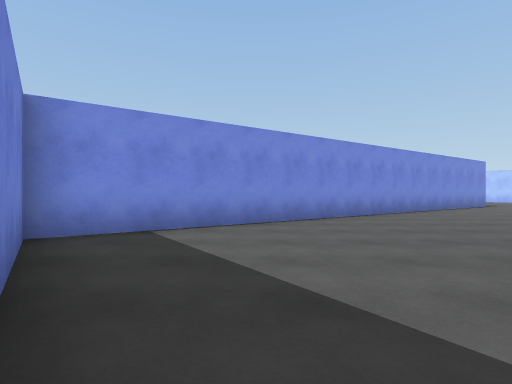
[1] (above)

19 first-person views from a walk through a Unity game level. The camera is 1.2 m above the floor, looks level and sees 80° across. The floor is counted in squares, 2 m on a side. Each view is taken from the middle of a square. On the plan, view 1 faces up. The plan holds only what a view shows up to about 9 squares ahead; the rest is blank. The place goes on beyond the plan. The player character is not drawn. Surface patterns are stand-ins for the level's own textures.

[2]
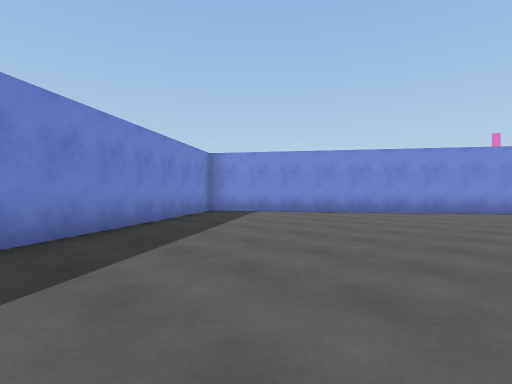

[3]
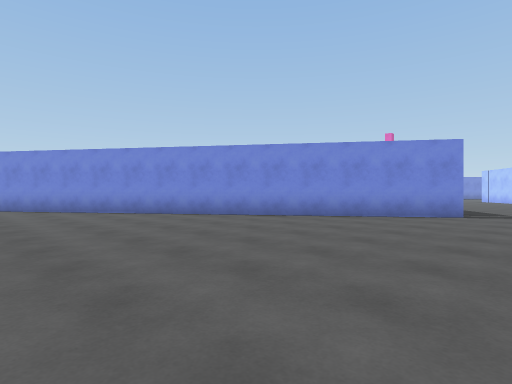

[4]
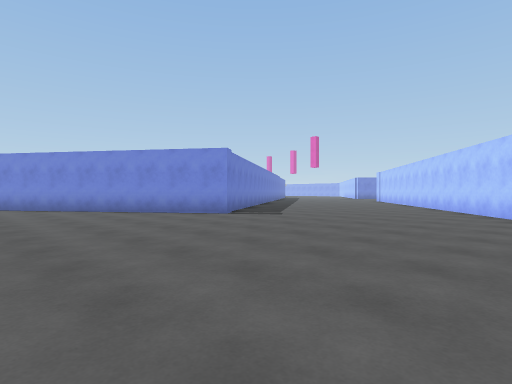

[5]
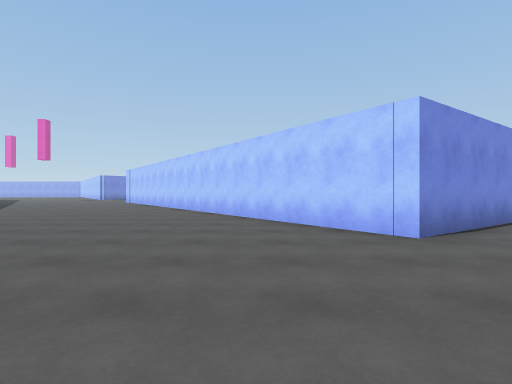

[6]
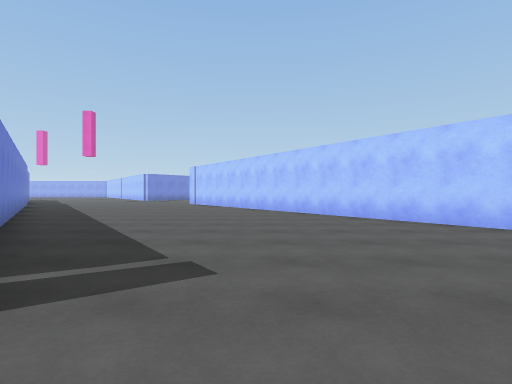

[7]
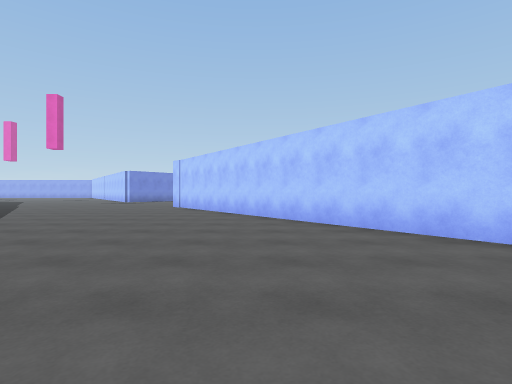

[8]
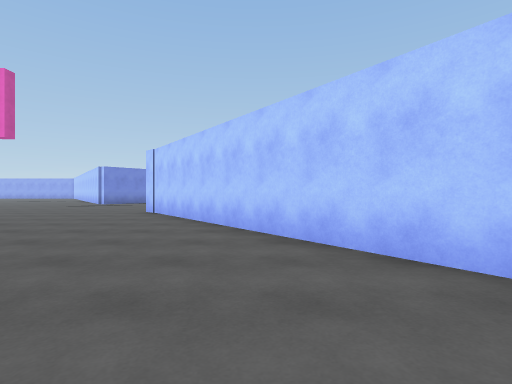

[9]
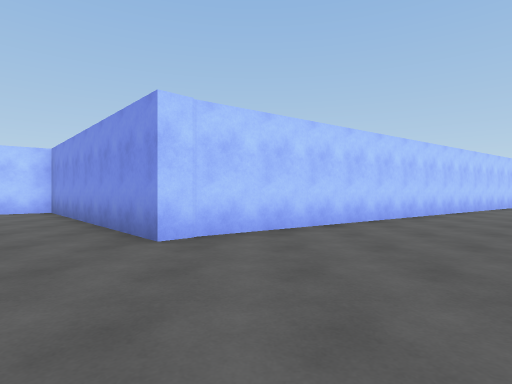

[10]
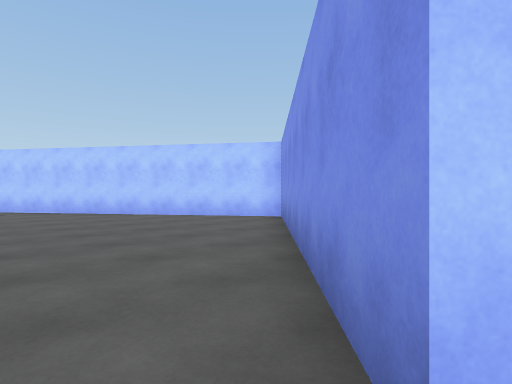

[11]
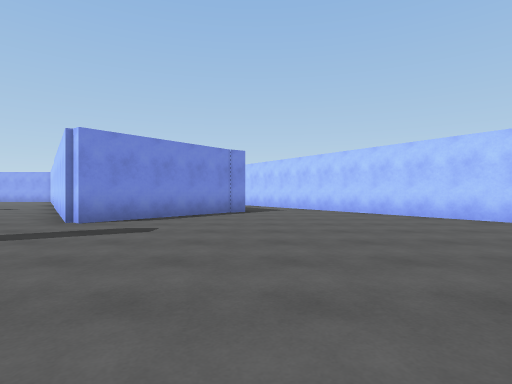

[12]
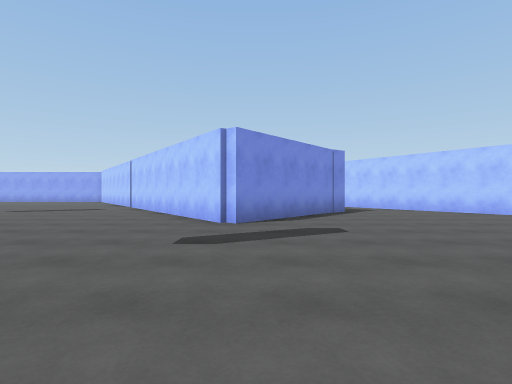

[13]
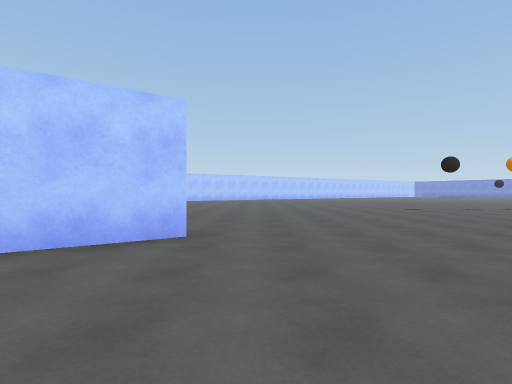

[14]
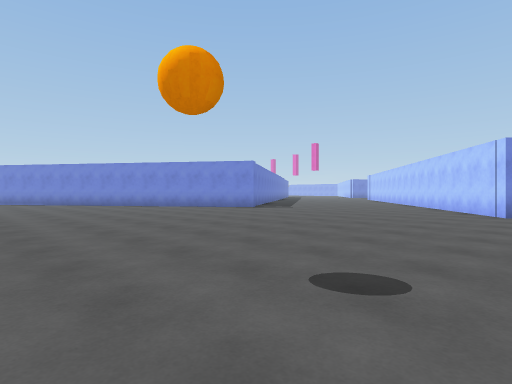

[15]
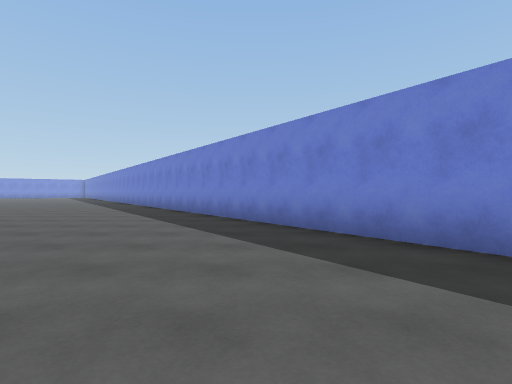

[16]
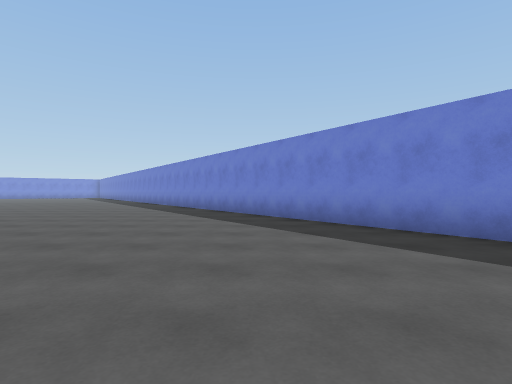

[17]
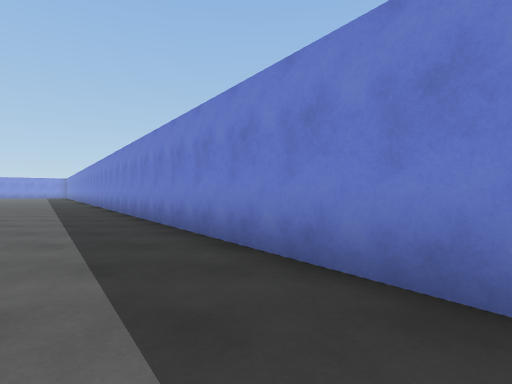

[18]
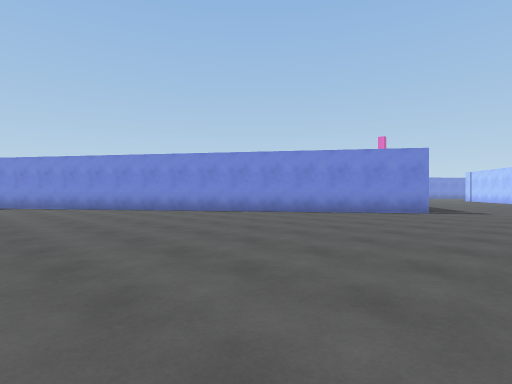

[19]
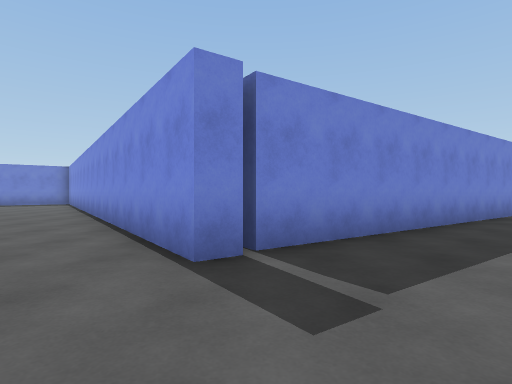

### Floor plan
Points are (right, up) in squares from view 1. A wall is a line through its corners. A room is listed if a view was taken in it or the views show most of it. See-through windows are left out.
Room 1 (views 1, 2, 3, 4, 5, 6, 7, 8, 9, 10, 11, 12, 13, 14, 15, 16, 17, 18, 19)
walls: (4.1, 19.8) (9.3, 12.4) (-2.9, 3.8) (4.9, -7.4); (20, 15) (17.1, 12.9) (8, 25.9); (8.1, 25.7) (7.7, 26.2) (12.7, 30.9) (9.5, 35.6); (3.3, 31.9) (1.2, 35); (6.3, 35) (3.6, 31.8)

Positions as (right, up) in squares from view 1, and headings:
1: (0, 0), facing up
2: (5, -2), facing up-left
3: (11, 4), facing up-left
4: (16, 7), facing up-left
5: (15, 9), facing up
6: (11, 11), facing up
7: (11, 14), facing up
8: (11, 17), facing up
9: (4, 25), facing right
10: (7, 26), facing up-right
11: (7, 26), facing up
12: (4, 26), facing up
13: (13, 12), facing right
14: (18, 4), facing up-left
15: (2, 3), facing down
16: (4, 2), facing down
17: (2, 0), facing down
18: (12, 3), facing up-left
19: (12, 13), facing left
